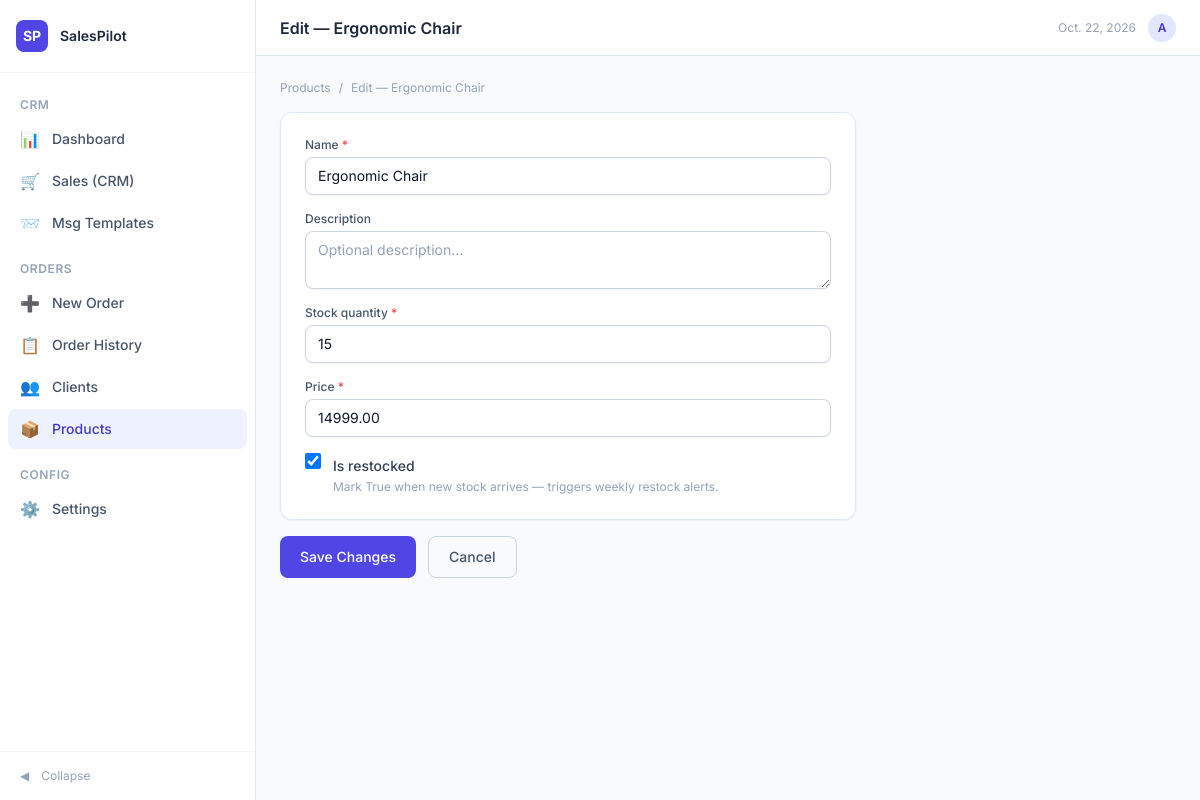
Screenshot of /products/1/edit/ with the database file from the repository.
### orders/models.py (models this page shows, shortened)
class Product(models.Model):
    name = models.CharField(max_length=255, unique=True)
    description = models.TextField(blank=True)
    stock_quantity = models.IntegerField(
        default=0,
        validators=[MinValueValidator(0)],
    )
    price = models.DecimalField(
        max_digits=10,
        decimal_places=2,
        validators=[MinValueValidator(Decimal('0.01'))],
    )
    is_restocked = models.BooleanField(
        default=False,
        help_text='Mark True when new stock arrives — triggers weekly restock alerts.',
    )
    created_at = models.DateTimeField(auto_now_add=True)
    updated_at = models.DateTimeField(auto_now=True)
    class Meta:
        ordering = ['name']
        verbose_name = 'Product'
        verbose_name_plural = 'Products'

### orders/views.py (the view, shortened to what this page needs)
# urls.py: path('products/<int:pk>/edit/', views.ProductUpdateView.as_view(), name='product_update'),
class ProductUpdateView(UpdateView):
    model = Product
    form_class = ProductForm
    template_name = 'orders/product_form.html'
    success_url = reverse_lazy('orders:product_list')
    def get_context_data(self, **kwargs):
        ctx = super().get_context_data(**kwargs)
        ctx['page_title'] = f'Edit — {self.object.name}'
        ctx['submit_label'] = 'Save Changes'
        return ctx

### orders/forms.py
class ProductForm(forms.ModelForm):
    class Meta:
        model = Product
        fields = ['name', 'description', 'stock_quantity', 'price', 'is_restocked']
        widgets = {
            'name': forms.TextInput(attrs={'class': _INPUT, 'placeholder': 'Product name'}),
            'description': forms.Textarea(attrs={
                'class': _TEXTAREA, 'rows': 2, 'placeholder': 'Optional description…',
            }),
            'stock_quantity': forms.NumberInput(attrs={'class': _INPUT, 'min': 0}),
            'price': forms.NumberInput(attrs={'class': _INPUT, 'step': '0.01', 'placeholder': '0.00'}),
            'is_restocked': forms.CheckboxInput(attrs={'class': _CHECKBOX}),
        }

### orders/templates/orders/product_form.html (shortened to what this page needs)
{% extends "sales/base.html" %}
{% block page_title %}{{ page_title }}{% endblock %}
{% block content %}
<div class="max-w-xl">
  <div class="mb-4 flex items-center gap-2 text-xs text-slate-400">
    <a href="{% url 'orders:product_list' %}" class="hover:text-indigo-600">Products</a>
    <span>/</span><span>{{ page_title }}</span>
  </div>
  <form method="post" novalidate>
    <div class="rounded-xl border border-slate-200 bg-white p-6 shadow-sm">
      <div class="space-y-4">
        {% for field in form %}
        <div class="{% if field.field.widget.input_type == 'checkbox' %}flex items-start gap-3{% endif %}">
          {% if field.field.widget.input_type == 'checkbox' %}
            {{ field }}
            <div>
              <label for="{{ field.id_for_label }}" class="text-sm font-medium text-slate-700 cursor-pointer">{{ field.label }}</label>
              {% if field.help_text %}<p class="text-xs text-slate-400 mt-0.5">{{ field.help_text }}</p>{% endif %}
            </div>
          {% else %}
            <label for="{{ field.id_for_label }}" class="block text-xs font-medium text-slate-600 mb-1">{{ field.label }}{% if field.field.required %} <span class="text-red-500">*</span>{% endif %}</label>
            {{ field }}
          {% endif %}
        </div>
        {% endfor %}
      </div>
    </div>
    <div class="mt-4 flex gap-3">
      <button type="submit" class="rounded-lg bg-indigo-600 px-5 py-2.5 text-sm font-medium text-white hover:bg-indigo-700">{{ submit_label }}</button>
      <a href="{% url 'orders:product_list' %}" class="rounded-lg border border-slate-300 px-5 py-2.5 text-sm font-medium text-slate-600 hover:bg-slate-50">Cancel</a>
    </div>
  </form>
</div>
{% endblock %}

### rows the page displays
Product: form "Ergonomic Chair" "15" "14999.00", form "☑"

### other values shown
{{ page_title }} "Edit — Ergonomic Chair"
{{ field.label }} "Name" "Description" "Stock quantity" "Price"
{{ field.label }} "Is restocked"
{{ field.help_text }} "Mark True when new stock arrives — triggers weekly restock alerts."
{{ submit_label }} "Save Changes"
